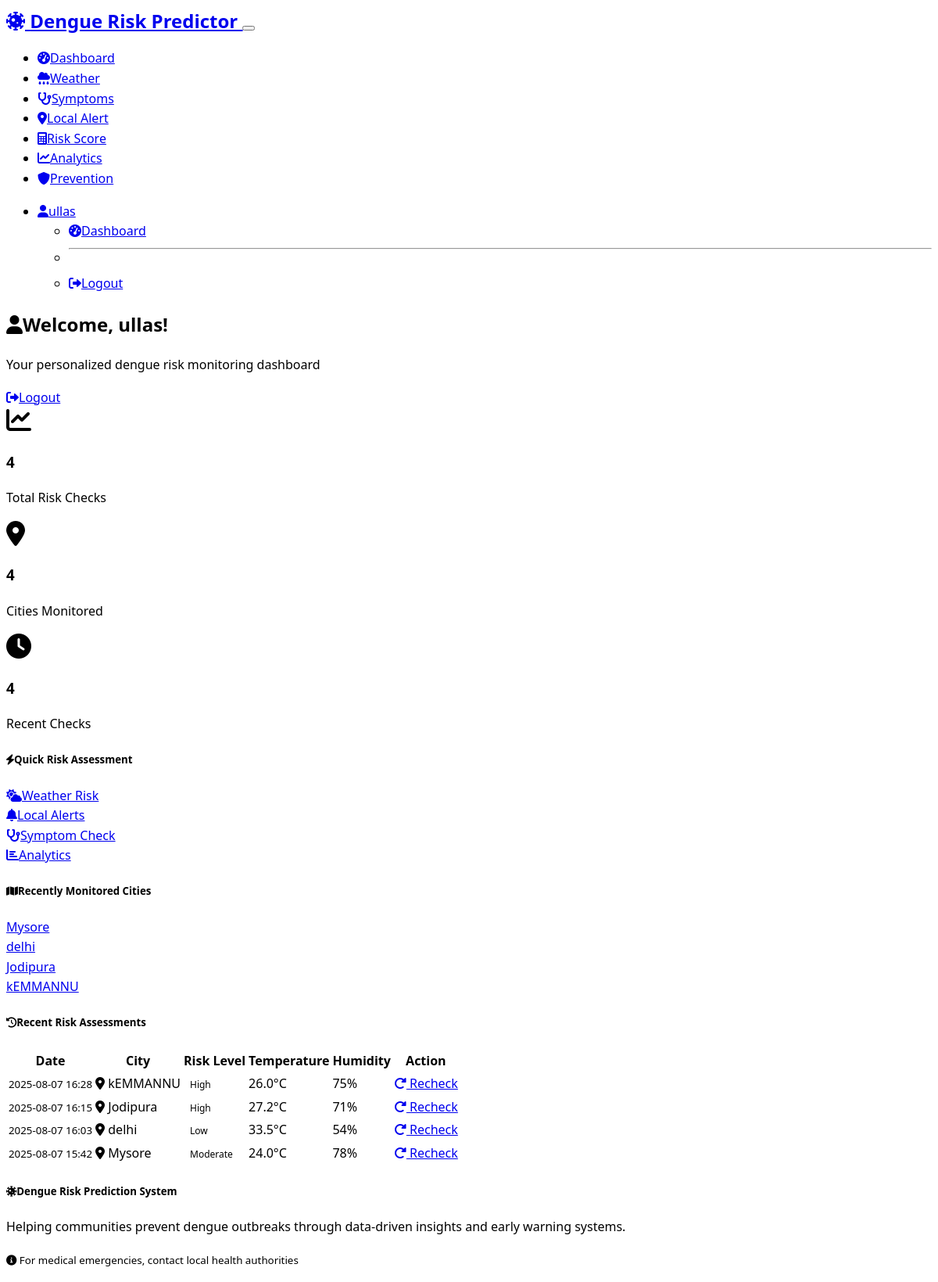
Page /dashboard (signed in) on the earlier database version.
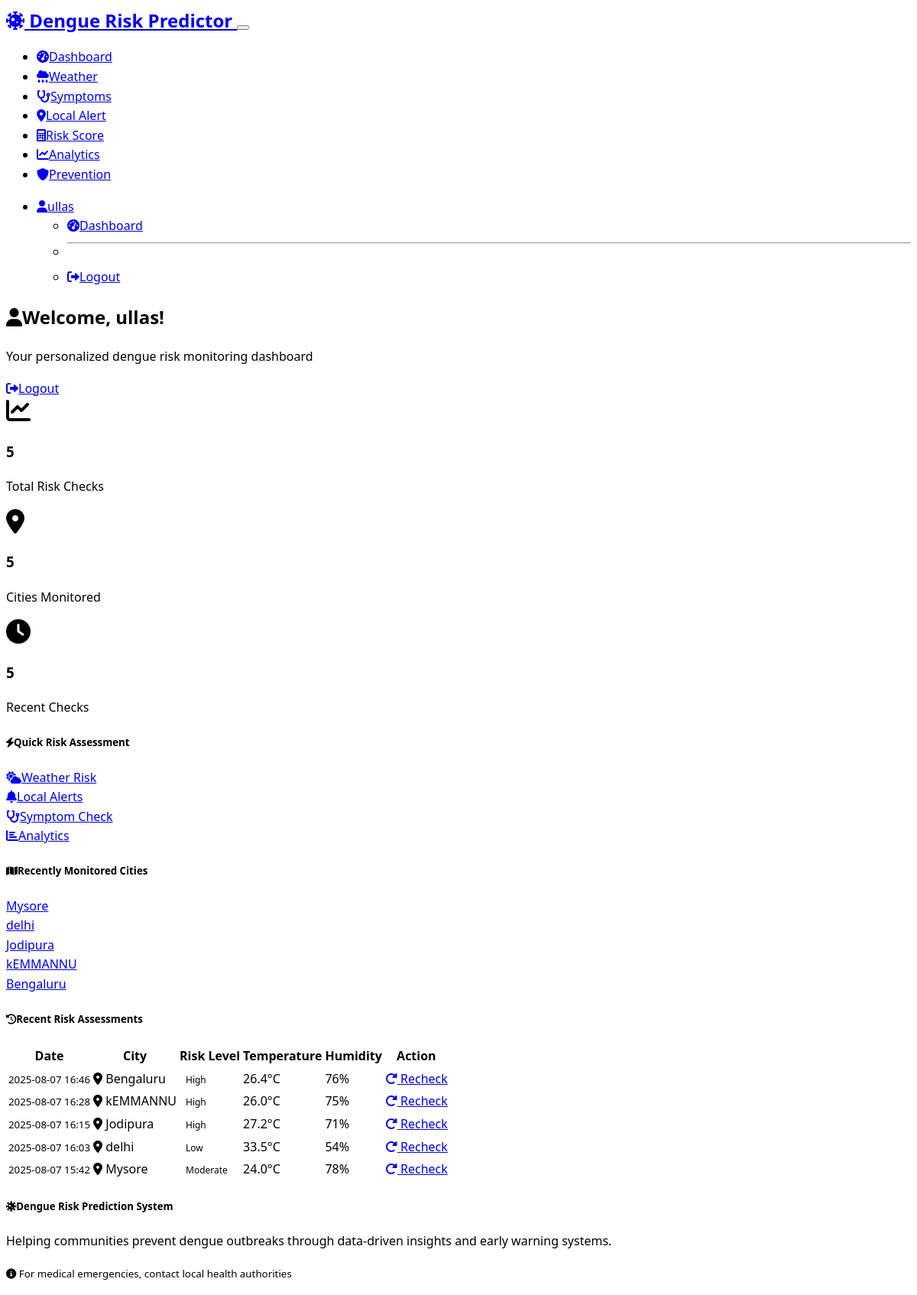
Same page on the later database version.
### app.py (models this page shows)
class History(db.Model):
    id = db.Column(db.Integer, primary_key=True)
    user_id = db.Column(db.Integer, db.ForeignKey('user.id'), nullable=False)
    city_name = db.Column(db.String(100), nullable=False)
    risk_level = db.Column(db.String(50), nullable=False)
    temperature = db.Column(db.Float, nullable=True)
    humidity = db.Column(db.Float, nullable=True)
    date_time = db.Column(db.DateTime, default=datetime.utcnow)

### app.py (the view)
@app.route('/dashboard')
@login_required
def dashboard():
    try:
        history = History.query.filter_by(user_id=current_user.id)\
                               .order_by(History.date_time.desc())\
                               .limit(10)\
                               .all()
        total_checks = History.query.filter_by(user_id=current_user.id).count()
        recent_cities = db.session.query(History.city_name)\
                                  .filter_by(user_id=current_user.id)\
                                  .distinct()\
                                  .limit(5)\
                                  .all()
        recent_cities = [city[0] for city in recent_cities]
        return render_template('dashboard.html',
                             history=history,
                             total_checks=total_checks,
                             recent_cities=recent_cities)
    except Exception as e:
        logging.error(f"Dashboard error: {str(e)}")
        flash('Error loading dashboard data', 'error')
        return render_template('dashboard.html', history=[], total_checks=0, recent_cities=[])

### app.py (called while the page is built)
@login_manager.user_loader
def load_user(user_id):
    return User.query.get(int(user_id))

### templates/dashboard.html (shortened to what the changed rows need)
{% extends "base.html" %}
{% block content %}
<div class="container">
    <div class="row mb-4">
        <div class="col-12">
            <div class="card bg-primary text-white">
                <div class="card-body">
                    <div class="row align-items-center">
                        <div class="col-md-8">
                            <h2 class="card-title mb-0">
                                <i class="fas fa-user me-2"></i>Welcome, {{ current_user.name }}!
                            </h2>
                        </div>
                    </div>
                </div>
            </div>
        </div>
    </div>
    <div class="row mb-4">
        <div class="col-md-4">
            <div class="card">
                <div class="card-body text-center">
                    <i class="fas fa-chart-line fa-2x text-primary mb-2"></i>
                    <h3 class="text-primary">{{ total_checks }}</h3>
                    <p class="mb-0">Total Risk Checks</p>
                </div>
            </div>
        </div>
        <div class="col-md-4">
            <div class="card">
                <div class="card-body text-center">
                    <i class="fas fa-map-marker-alt fa-2x text-info mb-2"></i>
                    <h3 class="text-info">{{ recent_cities|length }}</h3>
                    <p class="mb-0">Cities Monitored</p>
                </div>
            </div>
        </div>
        <div class="col-md-4">
            <div class="card">
                <div class="card-body text-center">
                    <i class="fas fa-clock fa-2x text-success mb-2"></i>
                    <h3 class="text-success">{{ history|length }}</h3>
                    <p class="mb-0">Recent Checks</p>
                </div>
            </div>
        </div>
    </div>
    {% if recent_cities %}
    <div class="row mb-4">
        <div class="col-12">
            <div class="card">
                <div class="card-body">
                    <div class="row">
                        {% for city in recent_cities %}
                        <div class="col-md-2 col-sm-4 col-6 mb-2">
                            <a href="{{ url_for('weather_prediction') }}" class="btn btn-outline-secondary btn-sm w-100">
                                {{ city }}
                            </a>
                        </div>
                        {% endfor %}
                    </div>
                </div>
            </div>
        </div>
    </div>
    {% endif %}
    <div class="row">
        <div class="col-12">
            <div class="card">
                <div class="card-body">
                    {% if history %}
                        <div class="table-responsive">
                            <table class="table table-striped">
                                <thead>
                                    <tr>
                                        <th>Date</th>
                                        <th>City</th>
                                        <th>Risk Level</th>
                                        <th>Temperature</th>
                                        <th>Humidity</th>
                                        <th>Action</th>
                                    </tr>
                                </thead>
                                <tbody>
                                    {% for entry in history %}
                                    <tr>
                                        <td>
                                            <small>{{ entry.date_time.strftime('%Y-%m-%d %H:%M') }}</small>
                                        </td>
                                        <td>
                                            <i class="fas fa-map-marker-alt text-muted me-1"></i>
                                            {{ entry.city_name }}
                                        </td>
                                        <td>
                                            {% if entry.risk_level == 'High' %}
                                                <span class="badge bg-danger">{{ entry.risk_level }}</span>
                                            {% elif entry.risk_level == 'Moderate' or entry.risk_level == 'Medium' %}
                                                <span class="badge bg-warning">{{ entry.risk_level }}</span>
                                            {% elif entry.risk_level == 'Low' %}
                                                <span class="badge bg-success">{{ entry.risk_level }}</span>
                                            {% else %}
                                                <span class="badge bg-secondary">{{ entry.risk_level }}</span>
                                            {% endif %}
                                        </td>
                                        <td>
                                            {% if entry.temperature %}
                                                {{ "%.1f"|format(entry.temperature) }}°C
                                            {% else %}
                                                <small class="text-muted">N/A</small>
                                            {% endif %}
                                        </td>
                                        <td>
                                            {% if entry.humidity %}
                                                {{ "%.0f"|format(entry.humidity) }}%
                                            {% else %}
                                                <small class="text-muted">N/A</small>
                                            {% endif %}
                                        </td>
                                        <td>
                                            <a href="{{ url_for('weather_prediction') }}" class="btn btn-sm btn-outline-primary">
                                                <i class="fas fa-redo-alt"></i> Recheck
                                            </a>
                                        </td>
                                    </tr>
                                    {% endfor %}
                                </tbody>
                            </table>
                        </div>
                    {% endif %}
                </div>
            </div>
        </div>
    </div>
</div>
{% endblock %}

Differences in the rows shown:
added History: date_time "2025-08-07 16:46", city_name "Bengaluru", risk_level "High", temperature "26.4", humidity "76"
Other differences:
{{ total_checks }}: "4" → "5"
{{ recent_cities|length }}: "4" → "5"
{{ history|length }}: "4" → "5"
new list line: "Bengaluru"
